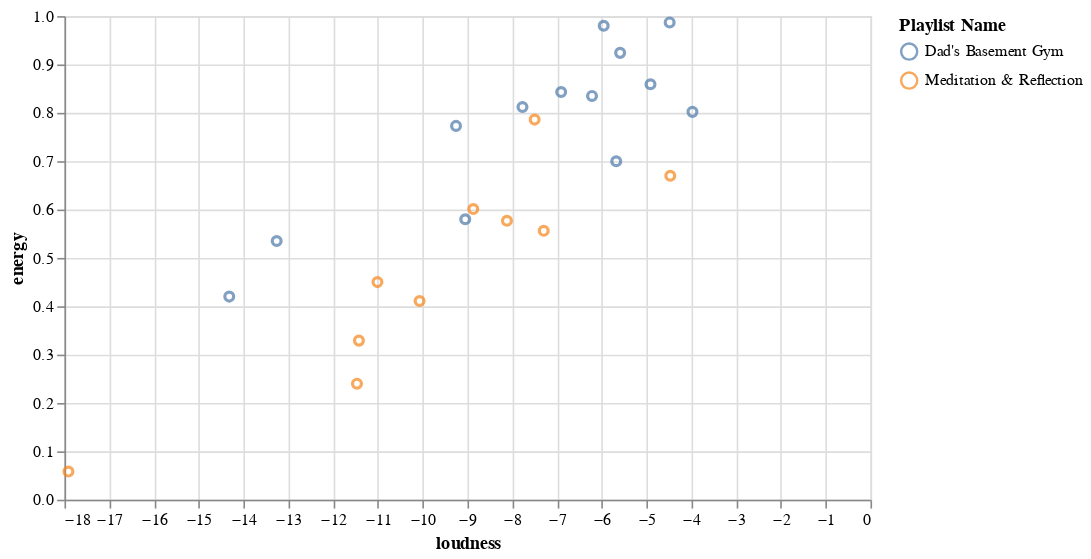

Write notebook code for a chart like this one.
### Markdown cell above
**Energy vs. Loudness**

Finally, we looked at energy vs loudness for each playlist. The graph shows a clear strong postitive correlation, confirmed by the calculation below, giving r = ~0.85. This means that loudness is a good predictor for energy.

### Code cell
alt.Chart(med_plus_gym).mark_point().encode(
    x=alt.X("loudness", sort=None),
    y='energy',
    color="Playlist Name",
    tooltip=["artist", "track_name"]
).properties(
    width=500
)

### Figure 1 — Vega-Lite specification as saved in the notebook (floating-point values rounded to 4 significant figures)
{"config": {"view": {"continuousWidth": 400, "continuousHeight": 300}}, "data": {"name": "data-8cc23f68f72878769d52bd9a20ca84ec"}, "mark": "point", "encoding": {"color": {"type": "nominal", "field": "Playlist Name"}, "tooltip": [{"type": "nominal", "field": "artist"}, {"type": "nominal", "field": "track_name"}], "x": {"type": "quantitative", "field": "loudness", "sort": null}, "y": {"type": "quantitative", "field": "energy"}}, "width": 500, "$schema": "https://vega.github.io/schema/vega-lite/v4.8.1.json", "datasets": {"data-8cc23f68f72878769d52bd9a20ca84ec": [{"artist": "((( O )))", "album": "((( 2 )))", "track_name": "iFeel", "track_id": "7ilx6MENwjH6tUEt9kOH4S", "danceability": 0.608, "energy": 0.411, "key": 3, "loudness": -10.07, "mode": 1, "speechiness": 0.0344, "instrumentalness": 0.912, "liveness": 0.154, "valence": 0.104, "tempo": 150.0, "duration_ms": 269638, "time_signature": 4, "Playlist Name": "Meditation & Reflection"}, {"artist": "KAYTRANADA", "album": "NOTHIN LIKE U / CHANCES", "track_name": "IT WAS MEANT 2 B", "track_id": "1nDhL6yVejczIo4SwzUyvO", "danceability": 0.827, "energy": 0.577, "key": 1, "loudness": -8.119, "mode": 0, "speechiness": 0.202, "instrumentalness": 0.259, "liveness": 0.154, "valence": 0.489, "tempo": 94.91, "duration_ms": 240147, "time_signature": 4, "Playlist Name": "Meditation & Reflection"}, {"artist": "FKJ", "album": "French Kiwi Juice", "track_name": "Blessed", "track_id": "6VE2189Tetcqmaxrrf4if3", "danceability": 0.5, "energy": 0.601, "key": 6, "loudness": -8.87, "mode": 1, "speechiness": 0.0435, "instrumentalness": 0.48, "liveness": 0.0901, "valence": 0.384, "tempo": 97.97, "duration_ms": 265392, "time_signature": 4, "Playlist Name": "Meditation & Reflection"}, {"artist": "Medasin", "album": "Irene", "track_name": "Home", "track_id": "42NB7w0tDCag0mQpCtZe7Y", "danceability": 0.66, "energy": 0.45, "key": 4, "loudness": -11.01, "mode": 1, "speechiness": 0.0451, "instrumentalness": 0.714, "liveness": 0.374, "valence": 0.242, "tempo": 145.0, "duration_ms": 194547, "time_signature": 4, "Playlist Name": "Meditation & Reflection"}, {"artist": "((( O )))", "album": "((( 3 )))", "track_name": "fall in me", "track_id": "6gidVEFLd5oX25RL6n579O", "danceability": 0.464, "energy": 0.0582, "key": 5, "loudness": -17.91, "mode": 0, "speechiness": 0.0293, "instrumentalness": 0.0563, "liveness": 0.105, "valence": 0.174, "tempo": 87.03, "duration_ms": 133174, "time_signature": 4, "Playlist Name": "Meditation & Reflection"}, {"artist": "((( O )))", "album": "((( 1 )))", "track_name": "Nature's Joint", "track_id": "7hq5EkXfgUcIuxSpwx3hV1", "danceability": 0.377, "energy": 0.24, "key": 4, "loudness": -11.47, "mode": 1, "speechiness": 0.0389, "instrumentalness": 0.031, "liveness": 0.0975, "valence": 0.088, "tempo": 101.2, "duration_ms": 285545, "time_signature": 3, "Playlist Name": "Meditation & Reflection"}, {"artist": "Cookin Soul", "album": "Boa Bunda", "track_name": "Sushi Masta", "track_id": "7J6C7HMZS0qYN4XWie6lnA", "danceability": 0.603, "energy": 0.556, "key": 6, "loudness": -7.297, "mode": 0, "speechiness": 0.0373, "instrumentalness": 0.92, "liveness": 0.171, "valence": 0.617, "tempo": 80.06, "duration_ms": 156000, "time_signature": 4, "Playlist Name": "Meditation & Reflection"}, {"artist": "Kenny Beats", "album": "LOUIE", "track_name": "Hooper", "track_id": "2QK35TtLvYlOpV2zjw6vtt", "danceability": 0.635, "energy": 0.786, "key": 1, "loudness": -7.5, "mode": 0, "speechiness": 0.237, "instrumentalness": 0.00567, "liveness": 0.773, "valence": 0.356, "tempo": 135.1, "duration_ms": 87093, "time_signature": 4, "Playlist Name": "Meditation & Reflection"}, {"artist": "Alabama Shakes", "album": "Sound & Color", "track_name": "This Feeling", "track_id": "3IBhpCAFOJxynTfrw0t2LN", "danceability": 0.628, "energy": 0.329, "key": 7, "loudness": -11.42, "mode": 1, "speechiness": 0.036, "instrumentalness": 0.00335, "liveness": 0.11, "valence": 0.305, "tempo": 130.8, "duration_ms": 268853, "time_signature": 4, "Playlist Name": "Meditation & Reflection"}, {"artist": "Masego", "album": "The Pink Polo EP", "track_name": "Sunday Vibes", "track_id": "3l75jB2gKi4VpgklWIbTOz", "danceability": 0.691, "energy": 0.67, "key": 1, "loudness": -4.471, "mode": 1, "speechiness": 0.0644, "instrumentalness": 0.764, "liveness": 0.117, "valence": 0.22, "tempo": 170.1, "duration_ms": 226168, "time_signature": 4, "Playlist Name": "Meditation & Reflection"}, {"artist": "Duran Duran", "album": "Rio (Collector's Edition)", "track_name": "Hungry Like the Wolf - 2009 Remaster", "track_id": "39lSeqnyjZJejRuaREfyLL", "danceability": 0.691, "energy": 0.812, "key": 0, "loudness": -7.772, "mode": 1, "speechiness": 0.0558, "instrumentalness": 1.16e-06, "liveness": 0.299, "valence": 0.685, "tempo": 127.6, "duration_ms": 220627, "time_signature": 4, "Playlist Name": "Dad's Basement Gym"}, {"artist": "Peter Schilling", "album": "The Different Story (World Of Lust And Crime)", "track_name": "Major Tom - Coming Home", "track_id": "709ffFK4o4MtG1NKoLvOma", "danceability": 0.787, "energy": 0.42, "key": 4, "loudness": -14.32, "mode": 0, "speechiness": 0.0645, "instrumentalness": 0.164, "liveness": 0.169, "valence": 0.838, "tempo": 161.2, "duration_ms": 301373, "time_signature": 4, "Playlist Name": "Dad's Basement Gym"}, {"artist": "Michael Jackson", "album": "Thriller 25 Super Deluxe Edition", "track_name": "Thriller", "track_id": "3S2R0EVwBSAVMd5UMgKTL0", "danceability": 0.773, "energy": 0.859, "key": 11, "loudness": -4.913, "mode": 1, "speechiness": 0.0747, "instrumentalness": 0.000187, "liveness": 0.914, "valence": 0.813, "tempo": 118.5, "duration_ms": 357267, "time_signature": 4, "Playlist Name": "Dad's Basement Gym"}, {"artist": "Bee Gees", "album": "How Can You Mend A Broken Heart", "track_name": "Stayin Alive", "track_id": "5ubvP9oKmxLUVq506fgLhk", "danceability": 0.702, "energy": 0.773, "key": 10, "loudness": -9.256, "mode": 0, "speechiness": 0.0343, "instrumentalness": 0.00871, "liveness": 0.147, "valence": 0.953, "tempo": 103.6, "duration_ms": 285373, "time_signature": 4, "Playlist Name": "Dad's Basement Gym"}, {"artist": "Guns N' Roses", "album": "Appetite For Destruction", "track_name": "Welcome To The Jungle", "track_id": "0G21yYKMZoHa30cYVi1iA8", "danceability": 0.453, "energy": 0.987, "key": 8, "loudness": -4.485, "mode": 1, "speechiness": 0.0889, "instrumentalness": 0.283, "liveness": 0.268, "valence": 0.316, "tempo": 123.5, "duration_ms": 273480, "time_signature": 4, "Playlist Name": "Dad's Basement Gym"}, {"artist": "Bon Jovi", "album": "Slippery When Wet", "track_name": "Wanted Dead Or Alive", "track_id": "0oerlffJSzhRVvtDfLcp3N", "danceability": 0.252, "energy": 0.802, "key": 7, "loudness": -3.976, "mode": 1, "speechiness": 0.0391, "instrumentalness": 0.0146, "liveness": 0.309, "valence": 0.253, "tempo": 150.1, "duration_ms": 308667, "time_signature": 4, "Playlist Name": "Dad's Basement Gym"}, {"artist": "AC/DC", "album": "Back In Black", "track_name": "Back In Black", "track_id": "08mG3Y1vljYA6bvDt4Wqkj", "danceability": 0.31, "energy": 0.7, "key": 9, "loudness": -5.678, "mode": 1, "speechiness": 0.047, "instrumentalness": 0.00965, "liveness": 0.0828, "valence": 0.763, "tempo": 188.4, "duration_ms": 255493, "time_signature": 4, "Playlist Name": "Dad's Basement Gym"}, {"artist": "Van Halen", "album": "1984 (Remastered)", "track_name": "Jump - 2015 Remaster", "track_id": "7N3PAbqfTjSEU1edb2tY8j", "danceability": 0.572, "energy": 0.835, "key": 0, "loudness": -6.219, "mode": 1, "speechiness": 0.0317, "instrumentalness": 0.000377, "liveness": 0.0702, "valence": 0.795, "tempo": 130.0, "duration_ms": 241600, "time_signature": 4, "Playlist Name": "Dad's Basement Gym"}, {"artist": "Loverboy", "album": "We Are The '80s", "track_name": "Working for the Weekend", "track_id": "0sgDEFq9oeC8ueOK0mR5IA", "danceability": 0.526, "energy": 0.924, "key": 7, "loudness": -5.591, "mode": 1, "speechiness": 0.0391, "instrumentalness": 0.000728, "liveness": 0.598, "valence": 0.793, "tempo": 147.3, "duration_ms": 220707, "time_signature": 4, "Playlist Name": "Dad's Basement Gym"}, {"artist": "Pat Benatar", "album": "Crimes Of Passion", "track_name": "Hit Me With Your Best Shot", "track_id": "0vOkmmJEtjuFZDzrQSFzEE", "danceability": 0.741, "energy": 0.58, "key": 4, "loudness": -9.05, "mode": 1, "speechiness": 0.0304, "instrumentalness": 3.31e-05, "liveness": 0.212, "valence": 0.944, "tempo": 127.4, "duration_ms": 171267, "time_signature": 4, "Playlist Name": "Dad's Basement Gym"}, {"artist": "Europe", "album": "The Final Countdown (Expanded Edition)", "track_name": "The Final Countdown", "track_id": "3MrRksHupTVEQ7YbA0FsZK", "danceability": 0.529, "energy": 0.843, "key": 6, "loudness": -6.908, "mode": 0, "speechiness": 0.0616, "instrumentalness": 0.000827, "liveness": 0.0608, "valence": 0.188, "tempo": 117.7, "duration_ms": 310333, "time_signature": 4, "Playlist Name": "Dad's Basement Gym"}, {"artist": "Steve Miller Band", "album": "Abracadabra", "track_name": "Abracadabra", "track_id": "2E2ZVy2fxslpAUgbb4zu84", "danceability": 0.791, "energy": 0.535, "key": 9, "loudness": -13.26, "mode": 0, "speechiness": 0.0355, "instrumentalness": 1.96e-06, "liveness": 0.156, "valence": 0.963, "tempo": 127.5, "duration_ms": 308373, "time_signature": 4, "Playlist Name": "Dad's Basement Gym"}, {"artist": "Guns N' Roses", "album": "Appetite For Destruction", "track_name": "Paradise City", "track_id": "6eN1f9KNmiWEhpE2RhQqB5", "danceability": 0.268, "energy": 0.98, "key": 11, "loudness": -5.958, "mode": 1, "speechiness": 0.103, "instrumentalness": 0.00709, "liveness": 0.182, "valence": 0.395, "tempo": 100.3, "duration_ms": 405600, "time_signature": 4, "Playlist Name": "Dad's Basement Gym"}]}}
